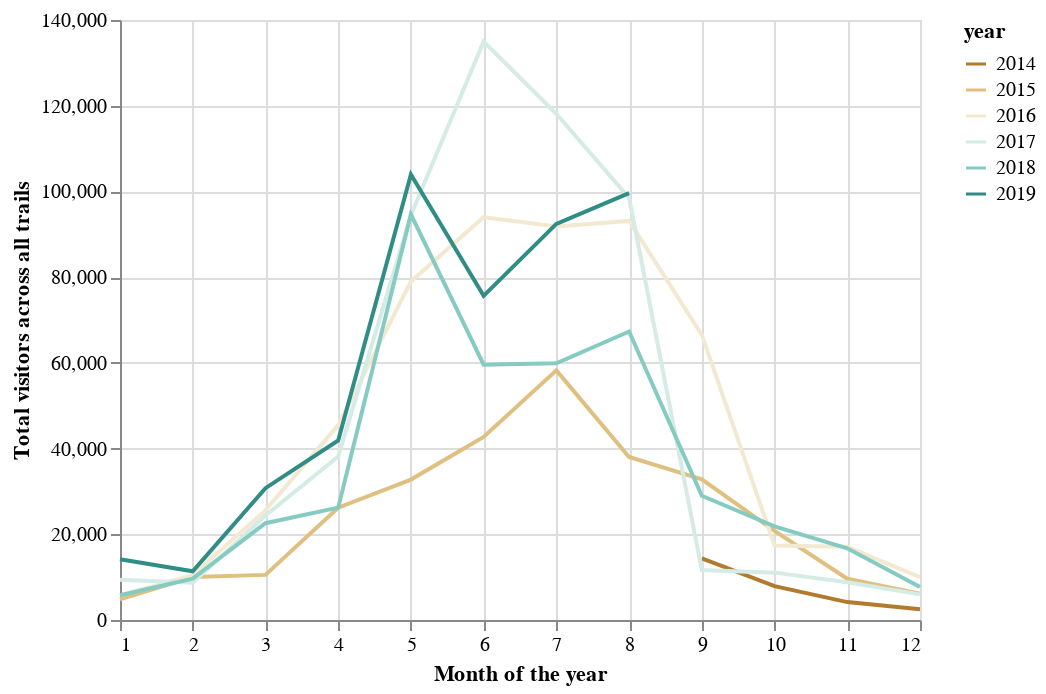

Notebook code for this chart:
### Markdown cell above
Overlay of yearly trends of total visitors across trails; note the incomplete plots for years 2014 and 2019.

### Code cell
alt.Chart(total_vis).mark_line().encode(
    x=alt.X('month:Q', title = 'Month of the year'),
    y=alt.Y('tot_vis:Q', title = 'Total visitors across all trails'),
    color = alt.Color('year:O', scale=alt.Scale(scheme='brownbluegreen'))
)

### Figure 1 — Vega-Lite specification as saved in the notebook (floating-point values rounded to 4 significant figures)
{"config": {"view": {"continuousWidth": 400, "continuousHeight": 300}}, "data": {"name": "data-eb6eb3de70a4d77fdf2d611751bda751"}, "mark": "line", "encoding": {"color": {"field": "year", "scale": {"scheme": "brownbluegreen"}, "type": "ordinal"}, "x": {"field": "month", "title": "Month of the year", "type": "quantitative"}, "y": {"field": "tot_vis", "title": "Total visitors across all trails", "type": "quantitative"}}, "$schema": "https://vega.github.io/schema/vega-lite/v4.17.0.json", "datasets": {"data-eb6eb3de70a4d77fdf2d611751bda751": [{"d2p": "2014-09-15", "month": 9, "year": 2014, "tot_vis": 14352}, {"d2p": "2014-10-15", "month": 10, "year": 2014, "tot_vis": 7907}, {"d2p": "2014-11-15", "month": 11, "year": 2014, "tot_vis": 4180}, {"d2p": "2014-12-15", "month": 12, "year": 2014, "tot_vis": 2497}, {"d2p": "2015-01-15", "month": 1, "year": 2015, "tot_vis": 4823}, {"d2p": "2015-02-15", "month": 2, "year": 2015, "tot_vis": 10038}, {"d2p": "2015-03-15", "month": 3, "year": 2015, "tot_vis": 10528}, {"d2p": "2015-04-15", "month": 4, "year": 2015, "tot_vis": 26196}, {"d2p": "2015-05-15", "month": 5, "year": 2015, "tot_vis": 32761}, {"d2p": "2015-06-15", "month": 6, "year": 2015, "tot_vis": 42723}, {"d2p": "2015-07-15", "month": 7, "year": 2015, "tot_vis": 58254}, {"d2p": "2015-08-15", "month": 8, "year": 2015, "tot_vis": 38025}, {"d2p": "2015-09-15", "month": 9, "year": 2015, "tot_vis": 32816}, {"d2p": "2015-10-15", "month": 10, "year": 2015, "tot_vis": 20797}, {"d2p": "2015-11-15", "month": 11, "year": 2015, "tot_vis": 9625}, {"d2p": "2015-12-15", "month": 12, "year": 2015, "tot_vis": 6115}, {"d2p": "2016-01-15", "month": 1, "year": 2016, "tot_vis": 5755}, {"d2p": "2016-02-15", "month": 2, "year": 2016, "tot_vis": 10485}, {"d2p": "2016-03-15", "month": 3, "year": 2016, "tot_vis": 25569}, {"d2p": "2016-04-15", "month": 4, "year": 2016, "tot_vis": 45467}, {"d2p": "2016-05-15", "month": 5, "year": 2016, "tot_vis": 79012}, {"d2p": "2016-06-15", "month": 6, "year": 2016, "tot_vis": 93989}, {"d2p": "2016-07-15", "month": 7, "year": 2016, "tot_vis": 91831}, {"d2p": "2016-08-15", "month": 8, "year": 2016, "tot_vis": 93122}, {"d2p": "2016-09-15", "month": 9, "year": 2016, "tot_vis": 66531}, {"d2p": "2016-10-15", "month": 10, "year": 2016, "tot_vis": 17395}, {"d2p": "2016-11-15", "month": 11, "year": 2016, "tot_vis": 17071}, {"d2p": "2016-12-15", "month": 12, "year": 2016, "tot_vis": 9979}, {"d2p": "2017-01-15", "month": 1, "year": 2017, "tot_vis": 9380}, {"d2p": "2017-02-15", "month": 2, "year": 2017, "tot_vis": 8684}, {"d2p": "2017-03-15", "month": 3, "year": 2017, "tot_vis": 24381}, {"d2p": "2017-04-15", "month": 4, "year": 2017, "tot_vis": 38119}, {"d2p": "2017-05-15", "month": 5, "year": 2017, "tot_vis": 94443}, {"d2p": "2017-06-15", "month": 6, "year": 2017, "tot_vis": 134987}, {"d2p": "2017-07-15", "month": 7, "year": 2017, "tot_vis": 118110}, {"d2p": "2017-08-15", "month": 8, "year": 2017, "tot_vis": 98499}, {"d2p": "2017-09-15", "month": 9, "year": 2017, "tot_vis": 11672}, {"d2p": "2017-10-15", "month": 10, "year": 2017, "tot_vis": 11051}, {"d2p": "2017-11-15", "month": 11, "year": 2017, "tot_vis": 8792}, {"d2p": "2017-12-15", "month": 12, "year": 2017, "tot_vis": 5982}, {"d2p": "2018-01-15", "month": 1, "year": 2018, "tot_vis": 5763}, {"d2p": "2018-02-15", "month": 2, "year": 2018, "tot_vis": 9661}, {"d2p": "2018-03-15", "month": 3, "year": 2018, "tot_vis": 22590}, {"d2p": "2018-04-15", "month": 4, "year": 2018, "tot_vis": 26210}, {"d2p": "2018-05-15", "month": 5, "year": 2018, "tot_vis": 94663}, {"d2p": "2018-06-15", "month": 6, "year": 2018, "tot_vis": 59560}, {"d2p": "2018-07-15", "month": 7, "year": 2018, "tot_vis": 59881}, {"d2p": "2018-08-15", "month": 8, "year": 2018, "tot_vis": 67313}, {"d2p": "2018-09-15", "month": 9, "year": 2018, "tot_vis": 28988}, {"d2p": "2018-10-15", "month": 10, "year": 2018, "tot_vis": 21845}, {"d2p": "2018-11-15", "month": 11, "year": 2018, "tot_vis": 16724}, {"d2p": "2018-12-15", "month": 12, "year": 2018, "tot_vis": 7685}, {"d2p": "2019-01-15", "month": 1, "year": 2019, "tot_vis": 14168}, {"d2p": "2019-02-15", "month": 2, "year": 2019, "tot_vis": 11366}, {"d2p": "2019-03-15", "month": 3, "year": 2019, "tot_vis": 30763}, {"d2p": "2019-04-15", "month": 4, "year": 2019, "tot_vis": 41887}, {"d2p": "2019-05-15", "month": 5, "year": 2019, "tot_vis": 103962}, {"d2p": "2019-06-15", "month": 6, "year": 2019, "tot_vis": 75625}, {"d2p": "2019-07-15", "month": 7, "year": 2019, "tot_vis": 92422}, {"d2p": "2019-08-15", "month": 8, "year": 2019, "tot_vis": 99602}]}}
